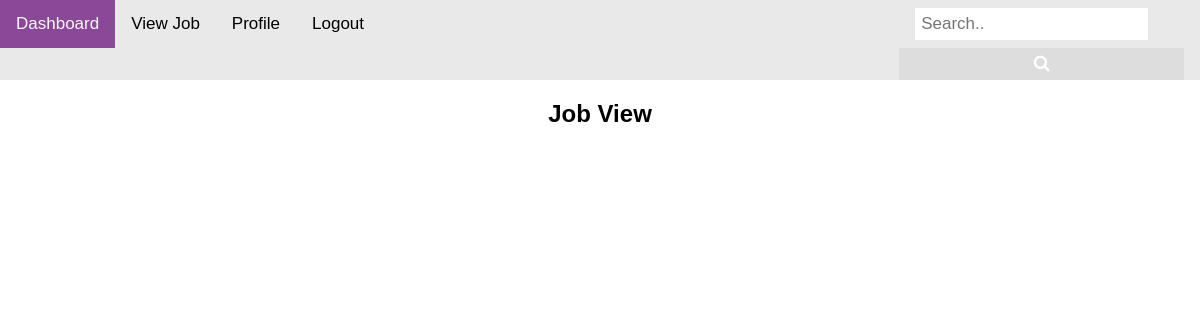
The page /viewjob/ on the database as committed earlier.
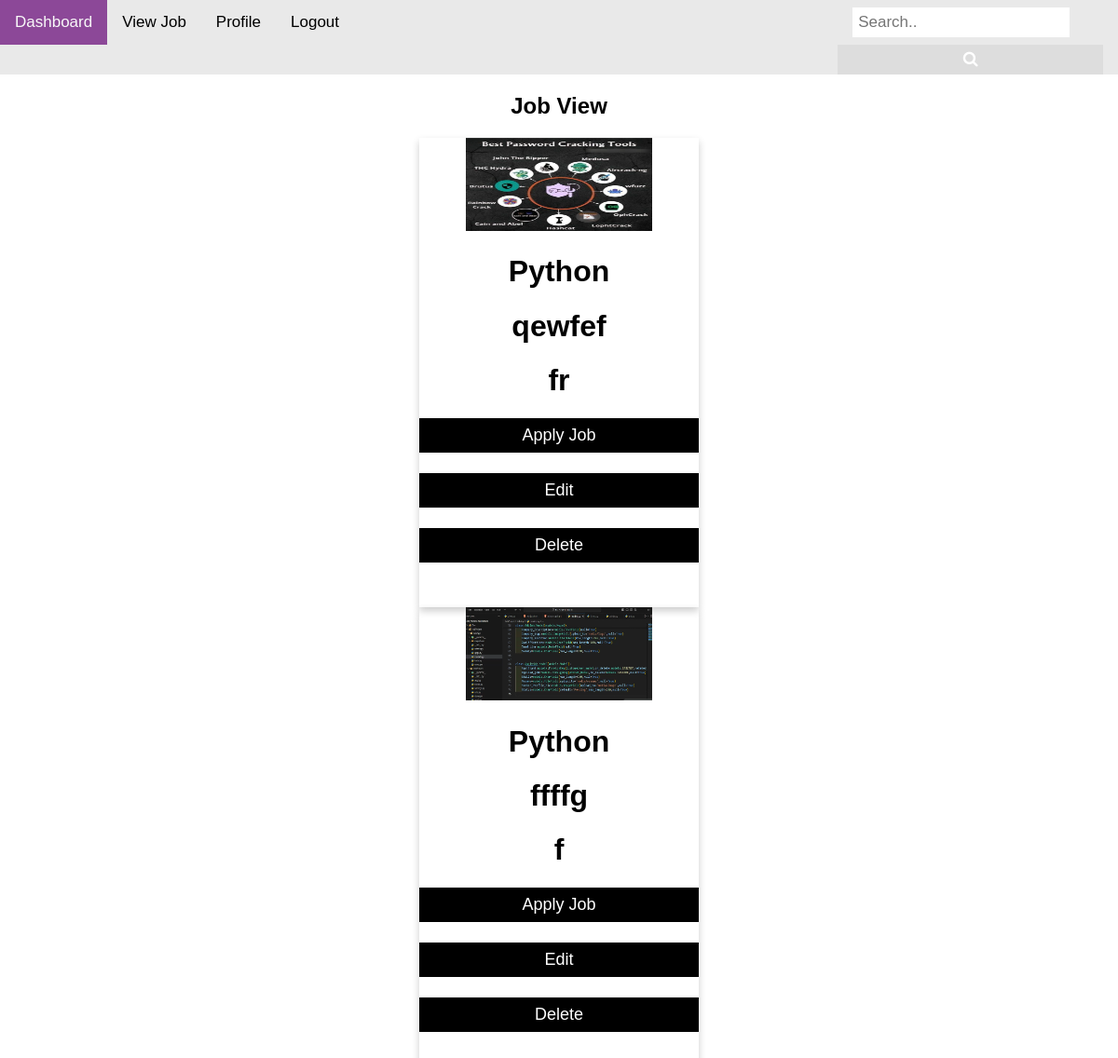
The same page on the database as committed later.
### jobApp/models.py (models this page shows)
class JobModel(models.Model):
    job_title=models.CharField(max_length=100,null=True)
    company_description=models.TextField(null=True)
    company_logo=models.ImageField(upload_to='media/company_logo',null=True)
    company_name=models.CharField(max_length=100,null=True)
    company_location=models.TextField(null=True)
    qualifications=models.CharField(max_length=100,null=True)
    deadline=models.DateField(null=True)
    salary=models.CharField(max_length=100,null=True)
    created_by=models.ForeignKey(CustomUserModel,on_delete=models.CASCADE,null=True)

### jobproject/views.py (the view)
# urls.py: path('viewjob/',viewjob,name='viewjob'),
def viewjob(request):
    jobview=JobModel.objects.all()
    context={
        'jobview': jobview
    }
    return render(request,'recruiter/viewjob.html',context)

### templates/recruiter/viewjob.html (shortened to what this page needs)
{% extends "common/base.html" %}
{% block content %}
<!DOCTYPE html>
<html>
<head>
<link rel="stylesheet" href="">
</head>
<body>
<h2 style="text-align:center">Job View</h2>
{% for i in jobview %}
<div class="card">
<img src="{{i.company_logo}}" alt="" width="200px" height="100px">
  <h1>{{i.job_title}}</h1>
  <h1>{{i.company_description}}</h1>
  <h1>{{i.company_name}}</h1>
  <a href="{% url 'applyjob' i.id %}">
  <p><button>Apply Job</button></p>
</a>
  <a href="{% url 'editjob' i.id %}">
  <p><button> Edit</button></p>
     </a>
  <a href="{% url 'deletejob' i.id %}">
  <p><button>Delete</button></p>
  </a>
  <br>
</div>
{% endfor %}
</body>
</html>
{% endblock content %}

### templates/common/base.html (shortened to what this page needs)
<!DOCTYPE html>
<html>
<head>
</head>
<body>
{% include 'common/navbar.html' %}
{% block content %}
{% endblock content %}
</body>
</html>

### templates/common/navbar.html (shortened to what this page needs)
  <!DOCTYPE html>
<html>
<head>
<link rel="stylesheet" href="https://cdnjs.cloudflare.com/ajax/libs/font-awesome/4.7.0/css/font-awesome.min.css">
<div class="topnav">
  <a class="active" href="{% url 'dashboard' %}">Dashboard</a>
  <a href="{% url 'viewjob' %}">View Job</a>
  <a href="{% url 'baseprofile' %}">Profile</a>
  <a href="{% url 'logoutpage' %}">Logout</a>
  <div class="search-container">
    <form action="" method="GET">
      <input type="text" placeholder="Search.." name="search">
      <button type="submit"><i class="fa fa-search"></i></button>
    </form>
  </div>
</div>

### templates/common/base.html (style rules this page uses)
.active { background-color: #0c3ea9; }

### templates/common/navbar.html (style rules this page uses)
.topnav .search-container { float: right; }
.topnav input[type=text] { padding: 6px; margin-top: 8px; font-size: 17px; border: none; }
.topnav .search-container button { float: right; padding: 6px 10px; margin-top: 8px; margin-right: 16px; background: #ddd; font-size: 17px; border: none; cursor: pointer; }
* { box-sizing: border-box; }
body { margin: 0; font-family: Arial, Helvetica, sans-serif; }
.topnav { overflow: hidden; background-color: #e9e9e9; }
.topnav a { float: left; display: block; color: black; text-align: center; padding: 14px 16px; text-decoration: none; font-size: 17px; }
.topnav a.active { background-color: #650576; color: white; }

### templates/recruiter/viewjob.html (style rules this page uses)
.card { box-shadow: 0 4px 8px 0 rgba(0, 0, 0, 0.2); max-width: 300px; margin: auto; text-align: center; font-family: arial; }
button { border: none; outline: 0; display: inline-block; padding: 8px; color: white; background-color: #000; text-align: center; cursor: pointer; width: 100%; font-size: 18px; }
a { text-decoration: none; font-size: 22px; color: black; }

Rows that differ between the two databases and show on the page:
added JobModel: company_logo (picture), job_title "Python", company_description "qewfef", company_name "fr"
added JobModel: company_logo (picture), job_title "Python", company_description "ffffg", company_name "f"
